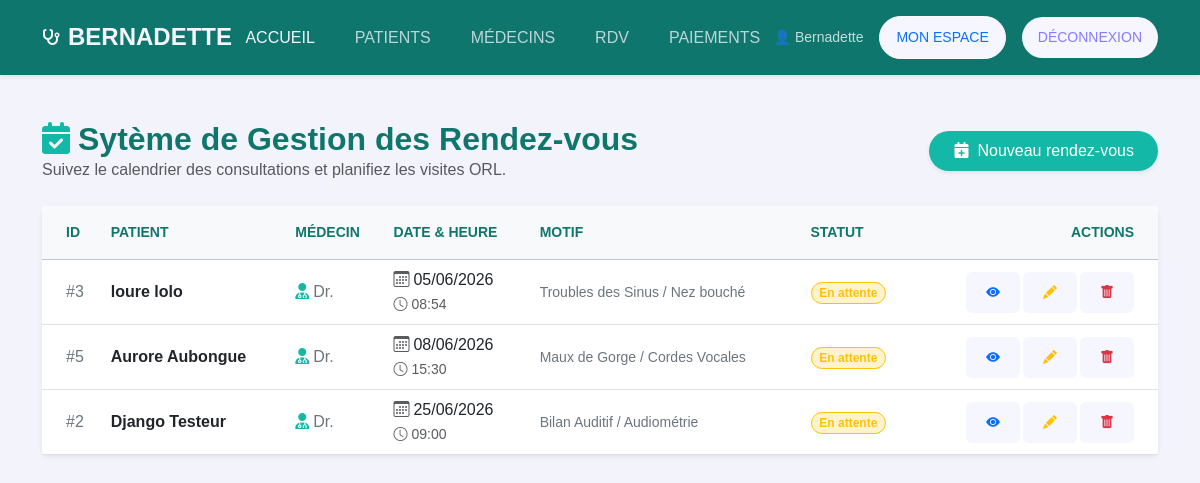
/rdv/list/ (signed in), run on the app's committed database.
### rdv/models.py (models this page shows, shortened)
class RendezVous(models.Model):
    STATUT_CHOICES = [
        ('EN_ATTENTE', 'En attente de validation'),
        ('CONFIRME', 'Confirmé'),
        ('ANNULE', 'Annulé'),
    ]
    MOTIF_CHOICES = [
        ('consultation_generale', 'Consultation ORL Générale'),
        ('audiometrie', 'Bilan Auditif / Audiométrie'),
        ('sinusite', 'Troubles des Sinus / Nez bouché'),
        ('pharyngite', 'Maux de Gorge / Cordes Vocales'),
        ('vertiges', 'Gestion des Vertiges / Équilibre'),
    ]
    patient = models.ForeignKey(Patient, on_delete=models.CASCADE, related_name='rendezvous')
    medecin = models.ForeignKey(Medecin, on_delete=models.SET_NULL, null=True, blank=True, related_name='rendezvous')
    date_rdv = models.DateField(null=False, blank=False)
    heure_rdv = models.TimeField(null=False, blank=False)
    motif = models.CharField(max_length=50, choices=MOTIF_CHOICES)
    notes = models.TextField(blank=True, null=True)
    statut = models.CharField(max_length=15, choices=STATUT_CHOICES, default='EN_ATTENTE')
    created_at = models.DateTimeField(null=False, blank=False, auto_now_add=True)
    class Meta:
        verbose_name = "Rendez-vous"
        verbose_name_plural = "Rendez-vous"
        ordering = ['date_rdv', 'heure_rdv']

### patients/models.py (models this page shows)
class Patient(models.Model):
    SEXE_CHOICES = [
        ('M', 'Masculin'),
        ('F', 'Féminin'),
    ]
    user = models.OneToOneField(User, on_delete=models.CASCADE, related_name='patient', null=True, blank=True)
    nom = models.CharField(max_length=100)
    prenom = models.CharField(max_length=100)
    sexe = models.CharField(max_length=1, choices=SEXE_CHOICES, default='M')
    date_naissance = models.DateField()
    telephone = models.CharField(max_length=20)
    adresse = models.TextField(blank=True, null=True)
    groupe_sanguin = models.CharField(max_length=5, blank=True, null=True)
    def __str__(self):
        return f"{self.prenom} {self.nom}"

### rdv/views.py (the view)
# urls.py: path('list/', views.list_rdv, name='list'),
@login_required
def list_rdv(request):
    user = request.user
    if user.is_superuser or hasattr(user, 'medecin'):
        rendezvous = RendezVous.objects.all().order_by('date_rdv', 'heure_rdv')
    else:
        rendezvous = RendezVous.objects.filter(patient__user=user).order_by('date_rdv', 'heure_rdv')
    return render(request, 'rdv/liste.html', {'rendezvous': rendezvous})

### rdv/context_processors.py (called while the page is built)
def notifications(request):
    if isinstance(request.user, AnonymousUser):
        return {}
    unread_count = request.user.notifications.filter(is_read=False).count()
    return {
        'notification_unread_count': unread_count,
    }

### rdv/templates/rdv/liste.html (shortened to what this page needs)
{% extends "base.html" %}
{% load static %}
{% block content %}
<main class="container" style="margin-top: 120px; margin-bottom: 50px;" data-aos="fade-up">
    <div class="d-flex flex-column flex-md-row justify-content-between align-items-md-center gap-3 mb-4">
        <div>
            <h1 class="fw-bold h2 m-0" style="color: #0f766e;">
                <i class="fa-solid fa-calendar-check me-2" style="color: #14b8a6;"></i>Sytème de Gestion des Rendez-vous
            </h1>
            <p class="text-muted m-0">Suivez le calendrier des consultations et planifiez les visites ORL.</p>
        </div>
        <div>
            <a href="{% url 'rdv:create' %}" class="btn text-white fw-medium px-4 py-2 rounded-pill shadow-sm" style="background-color: #14b8a6; border: none;">
                <i class="fa-solid fa-calendar-plus me-2"></i>Nouveau rendez-vous
            </a>
        </div>
    </div>
    <div class="card border-0 shadow-sm">
        <div class="card-body p-0">
            <div class="table-responsive">
                <table class="table table-hover align-middle mb-0">
                    <thead class="table-light text-uppercase small fw-bold" style="background-color: #f8fafc;">
                        <tr>
                            <th class="ps-4 py-3" style="color: #0f766e;">ID</th>
                            <th class="py-3" style="color: #0f766e;">Patient</th>
                            <th class="py-3" style="color: #0f766e;">Médecin</th>
                            <th class="py-3" style="color: #0f766e;">Date & Heure</th>
                            <th class="py-3" style="color: #0f766e;">Motif</th>
                            <th class="py-3" style="color: #0f766e;">Statut</th>
                            <th class="pe-4 py-3 text-end" style="color: #0f766e;">Actions</th>
                        </tr>
                    </thead>
                    <tbody>
                        {% for rdv in rendezvous %}
                            <tr>
                                <td class="ps-4 fw-medium text-secondary">#{{ rdv.id }}</td>
                                <td class="fw-bold text-dark">{{ rdv.patient }}</td>
                                <td>
                                    {% if rdv.medecin %}
                                        <span class="text-secondary"><i class="fa-solid fa-user-md me-1" style="color: #14b8a6;"></i>Dr. {{ rdv.medecin.user.last_name }}</span>
                                    {% else %}
                                        <span class="text-muted italic">Non assigné</span>
                                    {% endif %}
                                </td>
                                <td>
                                    <span class="d-block fw-medium text-dark"><i class="bi bi-calendar3 me-1 text-muted"></i>{{ rdv.date_rdv|date:"d/m/Y" }}</span>
                                    <span class="text-muted small"><i class="bi bi-clock me-1"></i>{{ rdv.heure_rdv|time:"H:i" }}</span>
                                </td>
                                <td class="text-secondary small">{{ rdv.get_motif_display }}</td>
                                <td>
                                    {% if rdv.statut == 'CONFIRME' %}
                                        <span class="badge rounded-pill bg-success-subtle text-success border border-success px-2.5 py-1.5" style="background-color: #d1fae5; color: #065f46;">Confirmé</span>
                                    {% elif rdv.statut == 'ANNULE' %}
                                        <span class="badge rounded-pill bg-danger-subtle text-danger border border-danger px-2.5 py-1.5" style="background-color: #fee2e2; color: #991b1b;">Annulé</span>
                                    {% else %}
                                        <span class="badge rounded-pill bg-warning-subtle text-warning border border-warning px-2.5 py-1.5" style="background-color: #fef3c7; color: #92400e;">En attente</span>
                                    {% endif %}
                                </td>
                                <td class="pe-4 text-end">
                                    <div class="btn-group gap-1">
                                        <a href="{% url 'rdv:detail' rdv.id %}" class="btn btn-sm btn-outline-secondary rounded border-0" title="Détails">
                                            <i class="bi bi-eye-fill text-primary"></i>
                                        </a>
                                        <a href="{% url 'rdv:edit' rdv.id %}" class="btn btn-sm btn-outline-secondary rounded border-0" title="Modifier">
                                            <i class="bi bi-pencil-fill text-warning"></i>
                                        </a>
                                        <a href="{% url 'rdv:delete' rdv.id %}" class="btn btn-sm btn-outline-secondary rounded border-0" title="Supprimer">
                                            <i class="bi bi-trash-fill text-danger"></i>
                                        </a>
                                    </div>
                                </td>
                            </tr>
                        {% endfor %}
                    </tbody>
                </table>
            </div>
        </div>
    </div>
</main>
{% endblock %}

### templates/base.html (shortened to what this page needs)
{% load static %}
<!DOCTYPE html>
<html lang="fr">
<head>
    <link href="{% static 'css/bootstrap.min.css' %}" rel="stylesheet">
    <link href="https://cdn.jsdelivr.net/npm/bootstrap-icons@1.11.1/font/bootstrap-icons.css" rel="stylesheet">
    <link rel="stylesheet" href="{% static 'css/style.css' %}">
    <link rel="stylesheet" href="https://cdnjs.cloudflare.com/ajax/libs/font-awesome/6.4.0/css/all.min.css">
</head>
<body>
    <header>
        <nav class="navbar main-nav fixed-top py-3 navbar-expand-lg shadow-sm" style="background-color: #0f766e;">
            <div class="container d-flex justify-content-between align-items-center">
                <div class="d-flex align-items-center gap-2 brand-logo">
                    <i class="fa-solid fa-stethoscope" style="color: #14b8a6;"></i>
                    <h4 class="fw-bold m-0 Logo" style="color: #ffffff;">BERNADETTE</h4>
                </div>
                {% if user.is_authenticated %}
                <ul class="navbar-nav d-none d-lg-flex flex-row gap-4">
                    <li class="nav-item"><a class="nav-link text-white fw-medium opacity-90" href="/">ACCUEIL</a></li>
                    <li class="nav-item"><a class="nav-link text-white fw-medium opacity-75" href="/patients/">PATIENTS</a></li>
                    <li class="nav-item"><a class="nav-link text-white fw-medium opacity-75" href="/medecins/">MÉDECINS</a></li>
                    <li class="nav-item"><a class="nav-link text-white fw-medium opacity-75" href="/rdv/">RDV</a></li>
                    <li class="nav-item"><a class="nav-link text-white fw-medium opacity-75" href="/paiements/">PAIEMENTS</a></li>
                </ul>
                {% endif %}
                <div class="d-none d-lg-flex align-items-center gap-3">
                    {% if user.is_authenticated %}
                        <span class="text-white small opacity-75">👤 {{ user.username }}</span>
                        <a href="/comptes/" class="btn btn-sm px-3 text-primary rounded-pill border-white border">MON ESPACE</a>
                        <a href="/comptes/logout/" class="btn btn-danger btn-sm px-3 rounded-pill">DÉCONNEXION</a>
                    {% else %}
                        <a href="/comptes/login/" class="btn btn-sm px-4 text-dark fw-bold rounded-pill" style="background-color: #14b8a6; border: none;">CONNEXION</a>
                    {% endif %}
                </div>
            </div>
        </nav>
    </header>
    {% block content %}{% endblock %}
</body>
</html>

### static/css/style.css (style rules this page uses)
:root { --primary: #4e4bff; --blueMid: #8a7aff; --light: #f5f6ff; }
body { background: #f3f4fb; font-family: "Poppins", Arial; }
.btn { background: var(--light); color: var(--blueMid); border: none; border-radius: 8px; padding: 10px 20px; font-weight: 500; transition: 0.3s; }
.main-nav { transition: 0.3s ease; background: transparent; }
.nav-link { color: var(--light) !important; font-weight: 500; }
.brand-logo i { color: var(--light) !important; }
.brand-logo h4 { color: var(--light) !important; }

### data on the page
RendezVous: id "3", patient "loure lolo", date_rdv "05/06/2026", heure_rdv "08:54", motif "Troubles des Sinus / Nez bouché", statut "En attente"
RendezVous: id "5", patient "Aurore Aubongue", date_rdv "08/06/2026", heure_rdv "15:30", motif "Maux de Gorge / Cordes Vocales", statut "En attente"
RendezVous: id "2", patient "Django Testeur", date_rdv "25/06/2026", heure_rdv "09:00", motif "Bilan Auditif / Audiométrie", statut "En attente"

### other printed values
{{ user.username }} "Bernadette"
